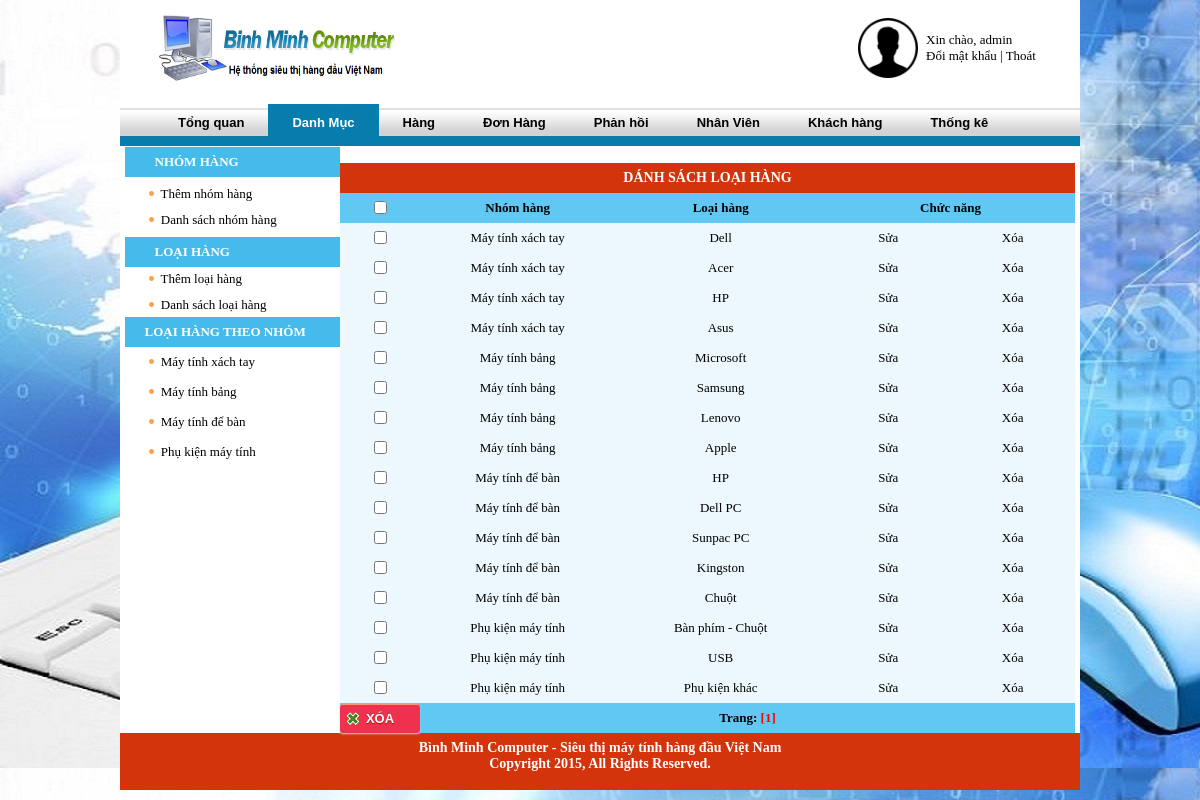
Page /admin/?m=mn&page=ds-loai-hang (signed in) on the committed database.
### tables this page shows
CREATE TABLE IF NOT EXISTS `nhomhang` (
  `id_nhom` int(10) NOT NULL,
  `tennhom` varchar(255) NOT NULL,
  PRIMARY KEY (`id_nhom`)
);

CREATE TABLE IF NOT EXISTS `loaihang` (
  `id_loai` int(10) NOT NULL,
  `id_nhom` int(11) NOT NULL,
  `tenloaisp` text NOT NULL,
  `ghichu` varchar(255) NOT NULL,
  PRIMARY KEY (`id_loai`)
);

### admin/include/ds-loai-hang.php (the view)
<br /><form method="post" id="frm" name="form">
<table width="735" cellspacing="0" cellpadding="0">
 <tr>
    <td colspan="9" class="tieude" align="center">DÁNH SÁCH LOẠI HÀNG</td>
  </tr>
  <tr class="dau" height="30">
    <td align="center" width="50" ><input id="selectall" type="checkbox"> </td>
    <td align="center" width="235">Nhóm hàng </td>
    <td align="center" width="250"> Loại hàng</td>
    <td colspan="2" align="center" width="300"> Chức năng </td>
  </tr>
<?php
		$sql3="select nhomhang.tennhom,loaihang.* from nhomhang,loaihang where nhomhang.id_nhom=loaihang.id_nhom order by nhomhang.id_nhom ASC";
		$kq3=mysql_query($sql3);
		if(!$kq3)
			echo "";
		else{
		while($r3=mysql_fetch_array($kq3))
		{
			$id_nhom=$r3["id_nhom"];$tennhom=$r3["tennhom"];
			$id_loai=$r3["id_loai"];$tenloai=$r3["tenloaisp"];
  ?>
  <tr class="noidung">
  <td width="50" align="center">
  <input type="checkbox" name="chon[]" class="checkbox1" value="<?php echo $id_loai; ?>"/></td>
    <td width="235" height="30" align="center" ><?php echo "$tennhom"; ?></td>
    <td width="250" align="center"  ><?php echo "$tenloai"; ?></td>
    <td width="100" align="center"><a href="?m=mn&page=update-loai-hang&idl=<?php echo "$id_loai"; ?>">Sửa</a></td>
    <td width="100" align="center"><a href="?m=mn&page=xoa-loai-hang&idl=<?php echo "$id_loai"; ?>" onclick="return check()">Xóa</a>
    </td>
  </tr>
 <?php
		}
		}
 ?>
<tr class="dau">
<td>
<input type="submit" class="button del" onClick="return ht();" value="Xóa" />
</td>
<td colspan="9" style="text-align: center;">
 Trang: <a href='#'><font color='#FF0000'>[1]</font>
</td>
</tr>
</table>
</form>

### admin/include/menu-mn.php
<table width="215" border="0" cellspacing="0" cellpadding="0">
  <tr>
  	<td height="30" class="menu" >
      <strong>NHÓM HÀNG</strong></td>
  </tr>
  <tr>
   <td height="60" style="padding-left:20px">
  <div align="left">
   <img src="/images/orange-circle-list.png" style="margin: 2px 4px;"> <a href="../admin/?m=mn&page=them-nhom-hang" class="admin-menu-left"> Thêm nhóm hàng</a>
   	<div style="height:10px"></div>
   <img src="/images/orange-circle-list.png" style="margin: 2px 4px;"> <a href="../admin/?m=mn&page=ds-nhom-hang" class="admin-menu-left"> Danh sách nhóm hàng</a>
	</div>
    </td>
  </tr>
    <tr>
  	<td class="menu"  height="30">
      <strong> LOẠI HÀNG</strong></td>
  </tr>
  <tr>
   <td height="50" style="padding-left:20px">
  <div align="left">
   <img src="/images/orange-circle-list.png" style="margin: 2px 4px;"> <a href="../admin/?m=mn&page=them-loai-hang" class="admin-menu-left"> Thêm loại hàng</a>
   	<div style="height:10px"></div>
   <img src="/images/orange-circle-list.png" style="margin: 2px 4px;"> <a href="../admin/?m=mn&page=ds-loai-hang" class="admin-menu-left"> Danh sách loại hàng</a>
	</div>
    </td>
  </tr>
   <tr>
   <td class="menu" style="padding-left:20px" height="25"><strong>LOẠI HÀNG  THEO NHÓM</strong></td>
   </tr>
  <tr>
	<td>
    <?php
    $sql3=mysql_query("select * from nhomhang");
	while($r3=mysql_fetch_array($sql3))
	{
		$tennhom=$r3["tennhom"];$id_nhom=$r3["id_nhom"];
		echo "<tr><td>
		<div style=\"padding-left:20px;\">
		<table border=0 cellspacing=0 cellpadding=0 >
		<tr><td height=30px width=100%>
		<img src=\"/images/orange-circle-list.png\" style=\"margin: 2px 4px;\"/> <a href='../admin/?m=mn&page=get-ds-loaihang&idn=$id_nhom'>$tennhom</a>
		</td></tr>
		</table>
		</div></td></tr>";
	}
	?>
    </td>
  </tr>
</table>

### admin/css/main.css (style rules this page uses)
body { background-repeat: repeat-y; margin-left: 0px; margin-top: 0px; margin-right: 0px; margin-bottom: 0px; text-align: center; font-family:Tahoma; font-size:13px; background:url('/admin/img/bg.jpg'); background-attachment: fixed; }
a:link { text-decoration: none; color:#000000; }
.button { border:none!important; border-style: None; text-decoration: none; min-width: 80px; height: 29px; text-align: center; font: bold 13px arial; background: #EE314F!important; color: #ffffff; border-radius: 3px; -moz-border-radius: 3px; -khtml-border-radius: 3px; -webkit-border-radius: 3px; -moz-box-shadow: 0px 3px 0px #ae0c25; -webkit-box-shadow: 0px 3px 0px #ae0c25; cursor:pointer; text-transform: uppercase; }
.button { border-color: #d1371c #d1371c #9f220d; text-shadow: 0 1px 1px #961a07; box-shadow: 0 1px 2px #d6d6d6, inset 0 1px 0 #ff9573; }
input.button.del { background-position: 5px 7px!important; background-image: url(../img/delete.png)!important; background-repeat: no-repeat!important; }
.tieude { color:#FFFFFF; font-family:Tahoma; font-size: 14px; font-weight:bold; background-color:#d4340c;height:30px; }
.menu { padding-left:30px; border:0px solid #d4340c; background: #45bbeb; color: #fff; font-weight: bold; //border-radius: 6px 6px 0 0; height: 30px; }
tr.noidung { background: none repeat scroll 0% 0% #ECF8FD; border-top: 1px solid #FFF; height:30px; }
tr.dau { height:30px; background: none repeat scroll 0% 0% #60C8F2; font-weight: bold; }

### rows in the picture
nhomhang: tennhom "Máy tính xách tay"
nhomhang: tennhom "Máy tính bảng"
nhomhang: tennhom "Máy tính để bàn"
nhomhang: tennhom "Phụ kiện máy tính"
loaihang: id_nhom.tennhom "Máy tính xách tay", tenloaisp "Dell"
loaihang: id_nhom.tennhom "Máy tính xách tay", tenloaisp "Acer"
loaihang: id_nhom.tennhom "Máy tính xách tay", tenloaisp "HP"
loaihang: id_nhom.tennhom "Máy tính xách tay", tenloaisp "Asus"
loaihang: id_nhom.tennhom "Máy tính bảng", tenloaisp "Microsoft"
loaihang: id_nhom.tennhom "Máy tính bảng", tenloaisp "Samsung"
loaihang: id_nhom.tennhom "Máy tính bảng", tenloaisp "Lenovo"
loaihang: id_nhom.tennhom "Máy tính bảng", tenloaisp "Apple"
loaihang: id_nhom.tennhom "Máy tính để bàn", tenloaisp "HP"
loaihang: id_nhom.tennhom "Máy tính để bàn", tenloaisp "Dell PC"
loaihang: id_nhom.tennhom "Máy tính để bàn", tenloaisp "Sunpac PC"
loaihang: id_nhom.tennhom "Máy tính để bàn", tenloaisp "Kingston"
loaihang: id_nhom.tennhom "Máy tính để bàn", tenloaisp "Chuột"
loaihang: id_nhom.tennhom "Phụ kiện máy tính", tenloaisp "Bàn phím - Chuột"
loaihang: id_nhom.tennhom "Phụ kiện máy tính", tenloaisp "USB"
loaihang: id_nhom.tennhom "Phụ kiện máy tính", tenloaisp "Phụ kiện khác"

### other values in the picture
$_SESSION['useradmin'] "admin"
